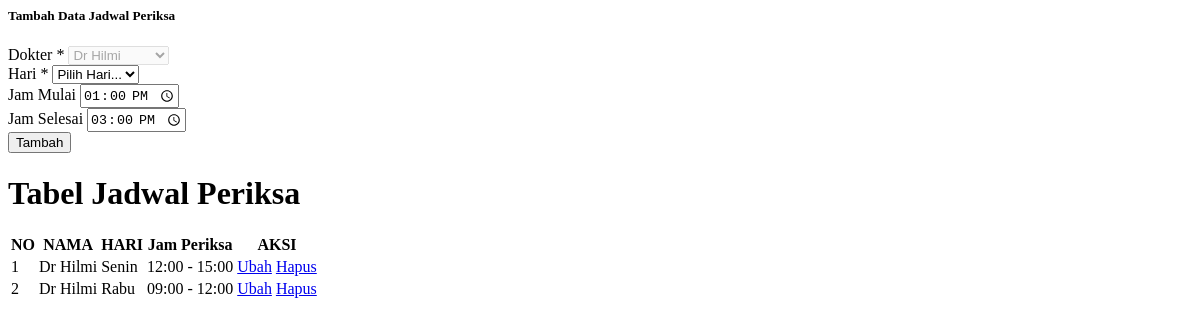
Screenshot of /jadwalPeriksaDokter.php?id=4 (signed in) with the database file from the repository.
### tables this page shows
CREATE TABLE `jadwal_periksa` (
  `id` int(11) UNSIGNED NOT NULL,
  `id_dokter` int(11) UNSIGNED NOT NULL,
  `hari` enum('Senin','Selasa','Rabu','Kamis','Jumat','Sabtu') NOT NULL,
  `jam_mulai` time NOT NULL,
  `jam_selesai` time NOT NULL
);

CREATE TABLE `dokter` (
  `id` int(11) UNSIGNED NOT NULL,
  `nama` varchar(255) NOT NULL,
  `alamat` varchar(255) NOT NULL,
  `no_hp` varchar(50) NOT NULL,
  `id_poli` int(11) UNSIGNED NOT NULL,
  `nip` varchar(50) NOT NULL,
  `password` varchar(255) NOT NULL
);

### jadwalPeriksaDokter.php (the view, shortened to what this page needs)
<main class="mdl-layout__content ui-form-components">
  <div class="mdl-grid mdl-cell mdl-cell--12-col-desktop mdl-cell--12-col-tablet mdl-cell--4-col-phone mdl-cell--top">
    <div class="mdl-cell mdl-cell--7-col-desktop mdl-cell--7-col-tablet mdl-cell--4-col-phone">
      <div class="mdl-card mdl-shadow--2dp">
        <div class="mdl-card__title">
          <h5 class="mdl-card__title-text text-color--white">Tambah Data Jadwal Periksa</h5>
        </div>
        <div class="mdl-card__supporting-text">
          <form action="" method="POST" onsubmit="return(validate());">
            <?php
                        $jam_mulai = '';
                        $jam_selesai = '';
                        if (isset($_GET['id'])) {
                            $get = mysqli_query($mysqli, "SELECT * FROM jadwal_periksa
                                WHERE id='" . $_GET['id'] . "'");
                            while ($row = mysqli_fetch_array($get)) {
                                $jam_mulai = $row['jam_mulai'];
                                $jam_selesai = $row['jam_selesai'];
                            }
                        ?>
            <?php
                        }
                        ?>
            <div class="mdl-grid">
              <div
                class="mdl-cell mdl-cell--12-col-desktop mdl-cell--12-col-tablet mdl-cell--4-col-phone form__article">
                <div class="mdl-textfield mdl-js-textfield full-size">
                  <label for="id_dokter">Dokter <span class="text-danger">*</span></label>
                  <select disabled class="form-select" name="id_dokter" aria-label="id_dokter">
                    <?php
                                        $id_dokter = $_SESSION['id'];
                                        $result = mysqli_query($mysqli, "SELECT * FROM dokter WHERE id");
                                        while ($data = mysqli_fetch_assoc($result)) {
                                            $selected = ($data['id'] == $id_dokter) ? 'selected' : '';
                                            echo "<option $selected value='" . $data['id'] . "'>" . $data['nama'] . "</option>";
                                        }
                                        ?>
                  </select>
                </div>
                <div class="mdl-textfield mdl-js-textfield full-size">
                  <label for="hari">Hari <span class="text-danger">*</span></label>
                  <select class="form-select" name="hari" aria-label="hari">
                    <option value="" selected>Pilih Hari...</option>
                  </select>
                </div>
                <div class="mdl-textfield mdl-js-textfield full-size">Jam Mulai
                  <input class="mdl-textfield__input" type="time" id="inputHarga" name="jam_mulai"
                    value="<?php echo $jam_mulai ?>">
                </div>
                <div class="mdl-textfield mdl-js-textfield full-size">Jam Selesai
                  <input class="mdl-textfield__input" type="time" id="inputHarga" name="jam_selesai"
                    value="<?php echo $jam_selesai ?>">
                </div>
                <li class="mdl-list__item">
                  <button type="submit" name="simpan"
                    class="mdl-button mdl-js-button mdl-button--raised mdl-js-ripple-effect button--colored-light-blue">
                    Tambah
                  </button>
                </li>
              </div>
            </div>
          </form>
        </div>
      </div>
    </div>
  </div>
  <div class="mdl-grid ui-tables">
    <div class="mdl-cell mdl-cell--12-col-desktop mdl-cell--12-col-tablet mdl-cell--4-col-phone">
      <div class="mdl-card mdl-shadow--2dp">
        <div class="mdl-card__title">
          <h1 class="mdl-card__title-text">Tabel Jadwal Periksa</h1>
        </div>
        <div class="mdl-card__supporting-text no-padding">
          <table class="table table-hover text-center">
            <thead>
              <tr>
                <th class="mdl-data-table__cell--non-numeric">NO</th>
                <th class="mdl-data-table__cell--non-numeric">NAMA</th>
                <th class="mdl-data-table__cell--non-numeric">HARI</th>
                <th class="mdl-data-table__cell--non-numeric">Jam Periksa</th>
                <th class="mdl-data-table__cell--non-numeric">AKSI</th>
              </tr>
            </thead>
            <tbody>
              <?php
                            $id_dokter = $_SESSION['id'];
                            $result = mysqli_query($mysqli, "SELECT dokter.nama, jadwal_periksa.id, jadwal_periksa.hari, jadwal_periksa.jam_mulai, jadwal_periksa.jam_selesai
                            FROM dokter
                            JOIN jadwal_periksa ON dokter.id = jadwal_periksa.id_dokter
                            WHERE dokter.id = $id_dokter");
                            $no = 1;
                            while ($data = mysqli_fetch_array($result)) :
                            ?>
              <tr>
                <td><?php echo $no++ ?></td>
                <td><?php echo $data['nama'] ?></td>
                <td><?php echo $data['hari'] ?></td>
                <td>
                  <?php
                                        echo date('H:i', strtotime($data['jam_mulai']));
                                        echo ' - ' . date('H:i', strtotime($data['jam_selesai']));
                                        ?>
                </td>
                <td>
                  <a class="btn btn-success rounded-pill px-3"
                    href="dokterdashboard.php?page=jadwalperiksadokter&id=<?php echo $data['id'] ?>">Ubah</a>
                  <a class="btn btn-danger rounded-pill px-3"
                    href="dokterdashboard.php?page=jadwalperiksadokter&id=<?php echo $data['id'] ?>&aksi=hapus">Hapus</a>
                </td>
              </tr>
              <?php endwhile; ?>
            </tbody>
          </table>
        </div>
      </div>
    </div>
  </div>
</main>

### jadwalPeriksaDokter.php (style rules this page uses)
.ui-tables { width: 100%; }
.mdl-card { width: 100%; box-sizing: border-box; }
.mdl-list__item { display: flex; justify-content: space-between; align-items: center; }
.mdl-button { margin-right: 10px; }

### rows the page displays
jadwal_periksa: jam_mulai "13:00:00", jam_selesai "15:00:00"
jadwal_periksa: id_dokter.nama "Dr Hilmi", hari "Senin", jam_mulai "12:00", jam_selesai "15:00"
jadwal_periksa: id_dokter.nama "Dr Hilmi", hari "Rabu", jam_mulai "09:00", jam_selesai "12:00"

### other values shown
form field id_dokter "Dr Hilmi"
